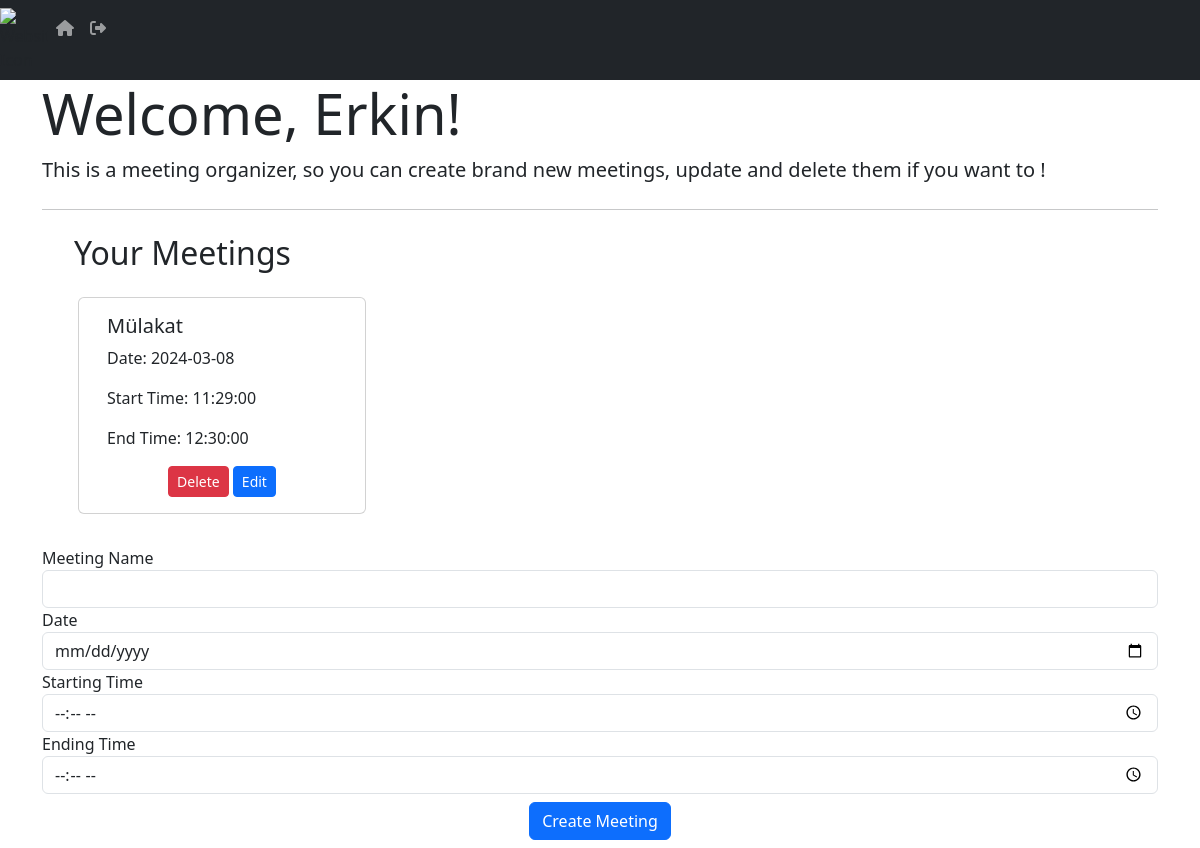
Page / (signed in) on the earlier database version.
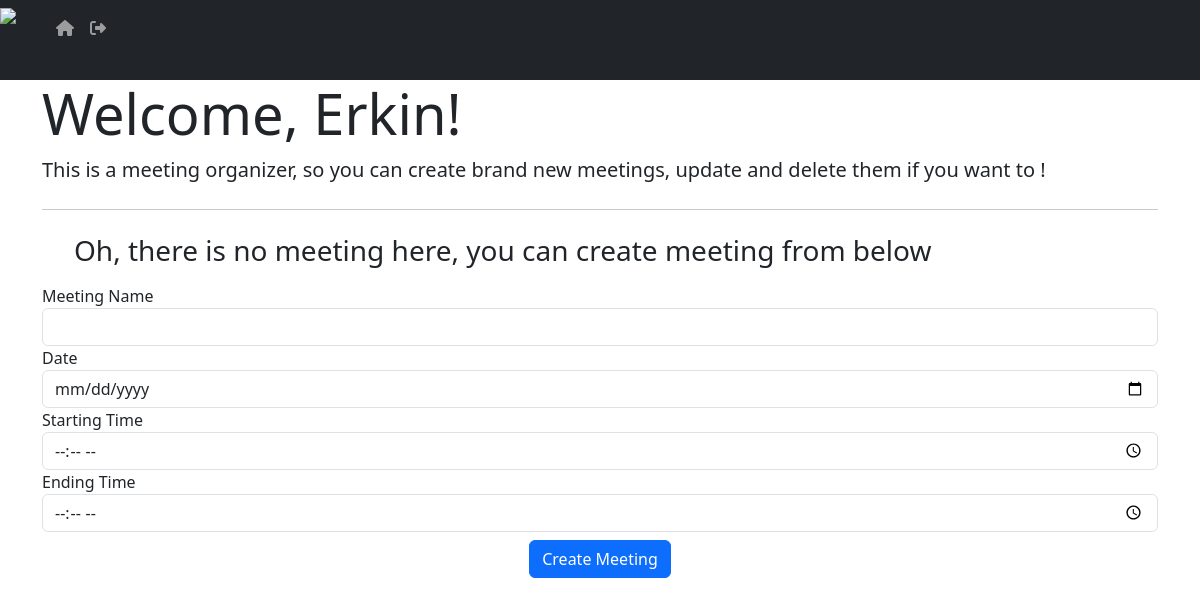
Same page on the later database version.
### client/models.py (models this page shows, shortened)
class User(db.Model, UserMixin):
    id = db.Column(db.Integer,primary_key=True)
    email = db.Column(db.String(128), unique=True) # Unique
    password = db.Column(db.String(20))
    first_name = db.Column(db.String(128))
    meetings = db.relationship('MeetingData', backref='user', lazy=True)

class MeetingData(db.Model):
    id = db.Column(db.Integer, primary_key=True)
    name = db.Column(db.String(120))
    date = db.Column(db.Date)
    start_time = db.Column(db.Time)
    end_time = db.Column(db.Time)
    user_id = db.Column(db.Integer, db.ForeignKey('user.id'), nullable=False)

### client/views.py (the view, shortened to what this page needs)
@views.route('/', methods = ['GET','POST'])
@login_required
def home():
    user_meetings = current_user.meetings
    return render_template("home.html",user=current_user, user_meetings=user_meetings) # This checks user is logged in or not

### client/__init__.py (called while the page is built)
def create_app():
    app=Flask(__name__)
    app.secret_key = 'abcd1234'
    app.config['SQLALCHEMY_DATABASE_URI'] = f'sqlite:///{DB_NAME}'
    db.init_app(app)
    from .views import views
    from .auth import auth
    app.register_blueprint(views, url_prefix='/')
    app.register_blueprint(auth, url_prefix='/') # To go the defined page
    from .models import User, MeetingData
    with app.app_context():
        db.create_all()
    login_manager = LoginManager()
    login_manager.login_view = 'auth.login' # If user is not logged in
    login_manager.init_app(app)
    @login_manager.user_loader
    def load_user(id):
        return User.query.get(int(id)) # Flask will find the user by its ID which is primary key.
    return app

### client/templates/home.html (shortened to what this page needs)
{% extends "base.html" %}
{% block content %}
<div class="jumbotron">
  <h1 class="display-4">Welcome, {{ current_user.first_name }}!</h1>
  <p class="lead">This is a meeting organizer, so you can create brand new meetings, update and delete them if you want to ! </p>
  <hr class="my-4">
</div>
<ul>
    {% if user_meetings %}
    <h2>Your Meetings</h2>
    <div class="row">
        {% for meeting in user_meetings %}
        <div class="card mx-3 my-3" style="width: 18rem;">
          <div class="card-body">
            <h5 class="card-title">{{ meeting.name }}</h5>
            <p class="card-text">Date: {{ meeting.date }}</p>
            <p class="card-text">Start Time: {{ meeting.start_time }}</p>
            <p class="card-text">End Time: {{ meeting.end_time }}</p>
              <div class="text-center">
              <button type="button" class="btn btn-sm btn-danger" onClick="deleteMeeting({{meeting.id}})">Delete</button>
              <button type="button" class="btn btn-sm btn-primary" onClick="openEditModal({{meeting.id}}, '{{ meeting.name }}', '{{ meeting.date }}', '{{ meeting.start_time }}', '{{ meeting.end_time }}')">Edit</button>
            </div>
          </div>
        </div>
        {% endfor %}
      </div>
    {% else %}
        <h3>Oh, there is no meeting here, you can create meeting from below</h3>
    {% endif %}
</ul>
<form method="POST">
  <label for="name">Meeting Name</label>
  <input type="text" class="form-control" id="name" name="name">
  <label for="date">Date</label>
  <input type="date" class="form-control" id="date" name="date">
  <label for="start_time">Starting Time</label>
  <input type="time" class="form-control" id="start_time" name="start_time">
  <label for="end_time">Ending Time</label>
  <input type="time" class="form-control" id="end_time" name="end_time">
  <div align="center" class="my-2">
    <button type="submit" class="btn btn-primary">Create Meeting</button>
  </div>
</form>
{% endblock %}

### client/templates/base.html (shortened to what this page needs)
<!DOCTYPE html>
<html lang="en">
<head>
    <link href="https://cdn.jsdelivr.net/npm/bootstrap@5.3.3/dist/css/bootstrap.min.css" rel="stylesheet">
    <link rel="stylesheet" href="https://cdnjs.cloudflare.com/ajax/libs/font-awesome/6.5.1/css/all.min.css" />
</head>
<body>
 <nav class="navbar navbar-expand-lg navbar-dark bg-dark">
<div class="collapse navbar-collapse" id="navbar">
    <div class="navbar-nav">
        <img src="https://cdn-icons-png.flaticon.com/512/9034/9034155.png" alt="Website Icon" width="48px">
        {% if user.is_authenticated %}
        <a href="/" class="nav-item nav-link" id="home"><i class="fa-solid fa-house"></i></a>
        <a href="/logout" class="nav-item nav-link" id="logout"><i class="fa-solid fa-right-from-bracket"></i></a>
        {% else %}
        <a href="/login" class="nav-item nav-link" id="login">Login</a>
        <a href="/sign-up" class="nav-item nav-link" id="sign-up">Sign Up</a>
        {% endif %}
    </div>
</div>
 </nav>
<div class="container">
    {% block content %}
    {% endblock %}
</div>
</body>
</html>

Differences in the rows shown:
removed MeetingData: name "Mülakat", date "2024-03-08", start_time "11:29:00", end_time "12:30:00"
Other differences:
text no longer shown: "Your Meetings"
text now shown: "Oh, there is no meeting here, you can create meeting from below"
